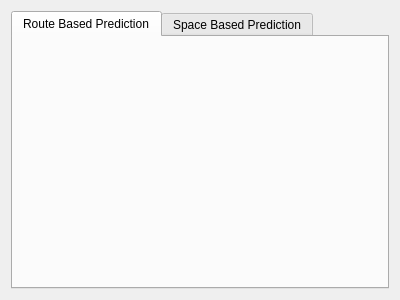
<?xml version="1.0" encoding="UTF-8"?>
<ui version="4.0">
 <class>PredictionTab</class>
 <widget class="QWidget" name="PredictionTab">
  <property name="geometry">
   <rect>
    <x>0</x>
    <y>0</y>
    <width>400</width>
    <height>300</height>
   </rect>
  </property>
  <property name="windowTitle">
   <string>Form</string>
  </property>
  <property name="styleSheet">
   <string notr="true">QTabWidget::tab-bar { alignment: center; } </string>
  </property>
  <layout class="QGridLayout" name="gridLayout">
   <item row="0" column="0">
    <widget class="QTabWidget" name="widgetPrediction">
     <property name="currentIndex">
      <number>0</number>
     </property>
     <widget class="QWidget" name="tabRouteBased">
      <attribute name="title">
       <string>Route Based Prediction</string>
      </attribute>
     </widget>
     <widget class="QWidget" name="tabSpaceBased">
      <attribute name="title">
       <string>Space Based Prediction</string>
      </attribute>
     </widget>
    </widget>
   </item>
  </layout>
 </widget>
 <resources/>
 <connections/>
</ui>
